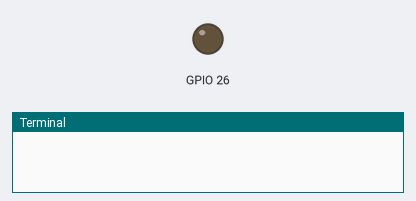
The program below on a simulated Raspberry Pi (BCM pin numbers). Parts: output pins drawn as LEDs (lit = HIGH), the last lines printed to the terminal.

Above: at 2.5 s.
At 7.5 s:
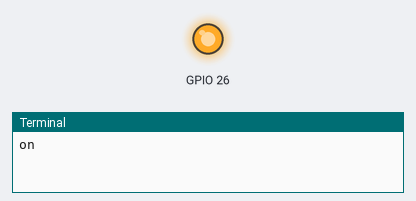
Timing chart, 0 to 13.0 s (numbered marks = the images above):
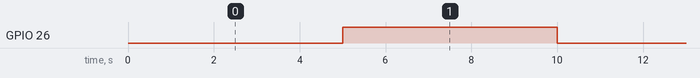

Measured:
- by itself, GPIO 26: alternates HIGH for 5.0 s and LOW for 5.0 s

The program:

test1.py
```python
import RPi
import RPi.GPIO as GPIO
from time import sleep


GPIO.setmode(GPIO.BCM)

GPIO.setup(26, GPIO.OUT)

try:
    while True:
        sleep(5)
        print("on")
        GPIO.output(26, GPIO.HIGH)

        sleep(5)
        print("off")
        GPIO.output(26, GPIO.LOW)

except KeyboardInterrupt:
    pass
finally:
    GPIO.cleanup()
```
